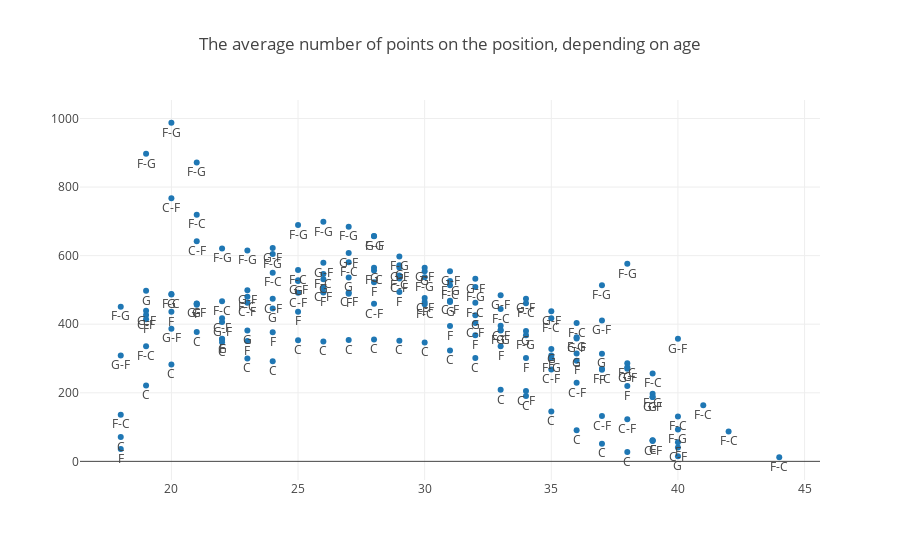

Write notebook code for a chart like this one.
### Code cell
trace0 = go.Scatter(
    x=Age_pts['Age'],
    y=Age_pts['mean'],
    mode = 'markers+text',
    text = Age_pts['position'],
    textposition='bottom center'
)

data = [trace0]
layout = {'title': 'The average number of points on the position, depending on age'}

fig = go.Figure(data=data, layout=layout)

iplot(fig, show_link=False)

### Figure 1 — Plotly figure (JSON) as saved in the notebook; plotly's stock layout.template omitted (floating-point values rounded to 4 significant figures; data arrays with more than 128 entries replaced by an {"elided": "..."} marker saying what was removed)
{"data": [{"mode": "markers+text", "text": {"elided": "161 str values"}, "textposition": "bottom center", "type": "scatter", "uid": "02dba5e0-6d5d-48c8-819b-7d54a95542a6", "x": {"elided": "161 int values"}, "y": {"elided": "161 float values"}}], "layout": {"title": {"text": "The average number of points on the position, depending on age"}}}
